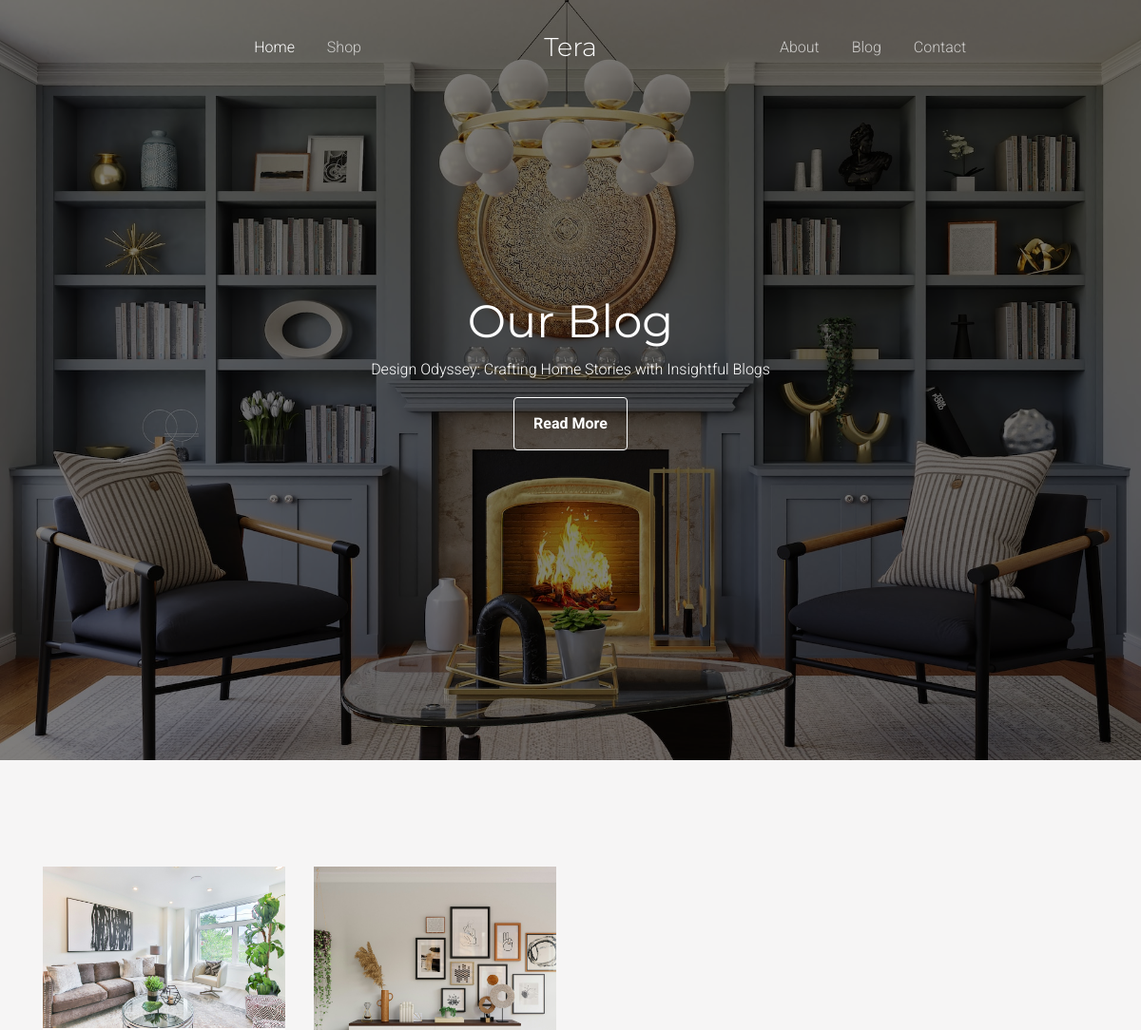
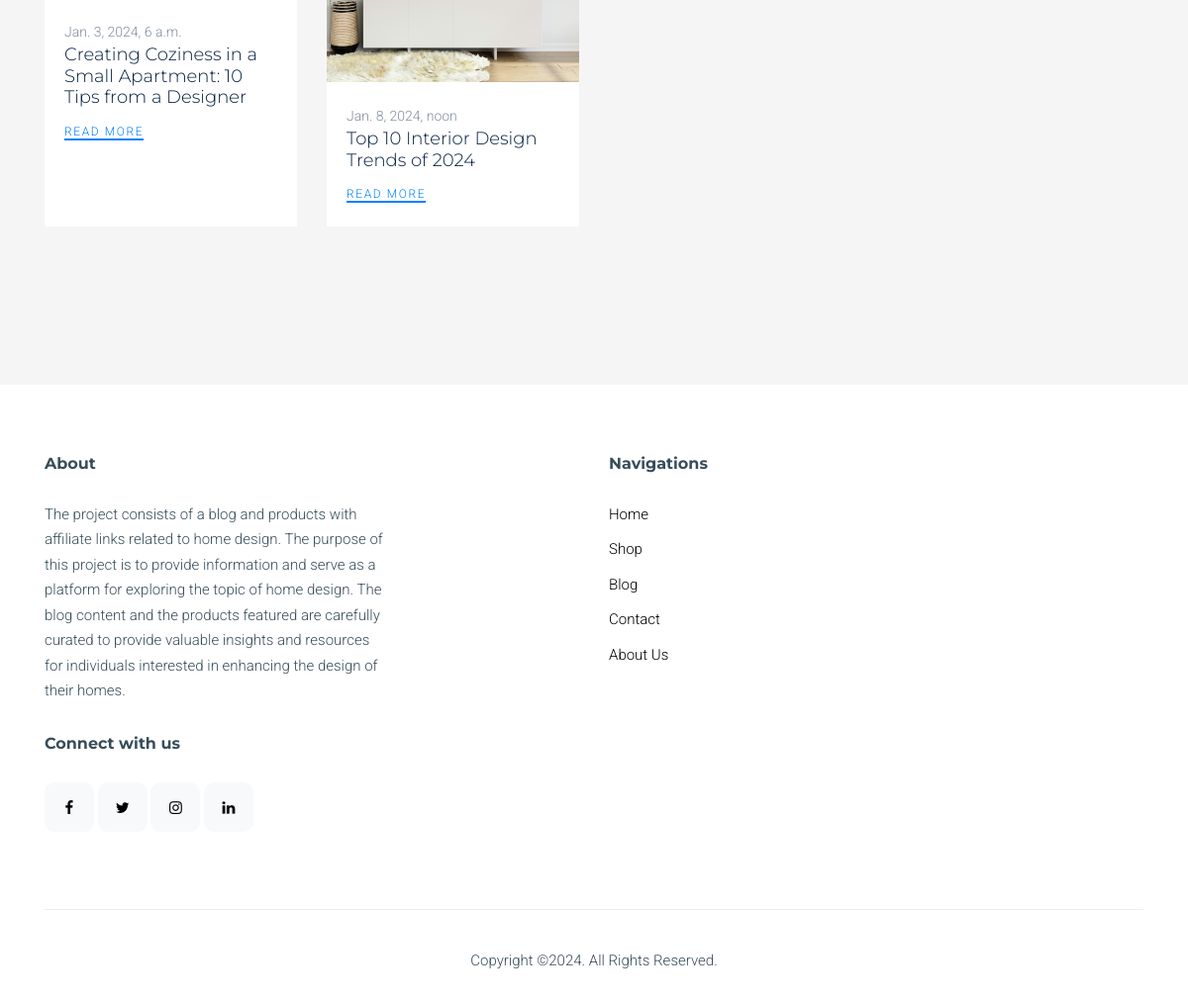
Screenshot of /blog/ with the database file from the repository (2 pictures, top to bottom).
### blogapp/models.py (models this page shows, shortened)
class Post(models.Model):
    title = models.CharField('Post Title', max_length=200)
    description = models.TextField('Post text')
    author = models.CharField('Author name', max_length=100)
    author_img = models.ImageField('Author image', upload_to='images/author')
    author_about = models.CharField('About author', max_length=500)
    date = models.DateTimeField('Publication date')
    img = models.ImageField('Image', upload_to='images/%Y')
    class Meta:
        verbose_name = 'Post'
        verbose_name_plural = 'Posts'

### blogapp/views.py (the view)
# urls.py: urlpatterns = [path('blog/', views.PostView.as_view(), name='blog'),
class PostView(View):
    def get(self, request):
        posts = Post.objects.all()
        return render(request, 'blog.html', {'post_list': posts})

### templates/blog.html (shortened to what this page needs)
{% extends 'base.html' %}
{% block title %}
{% load static %}
<div class="ftco-blocks-cover-1">
      <div class="ftco-cover-1 overlay" style="background-image: url('{% static 'images/blog.jpg' %}')">
        <div class="container">
          <div class="row align-items-center justify-content-center">
            <div class="col-lg-7 text-center">
              <h1  data-aos="fade-up" data-aos-delay="0">Our Blog</h1>
              <p  data-aos="fade-up" data-aos-delay="100">Design Odyssey: Crafting Home Stories with Insightful Blogs</p>
              <p data-aos="fade-up" data-aos-delay="200"><a href="#content" class="btn primary-outline-white--hover">Read More</a></p>
            </div>
          </div>
        </div>
      </div>
    </div>
{% endblock title %}
{% block content %}
    <div class="site-section bg-light">
      <div class="container">
        <div class="row align-items-stretch">
          {% for post in post_list %}
          <div class="col-lg-3 col-md-6 mb-5">
            <div class="post-entry-1 bg-white h-100">
              <a href="{{ post.id }}">
                <img src="{{ post.img.url }}" alt="Image"
                class="img-fluid">
              </a>
              <div class="post-entry-1-contents">
                <span class="meta">{{ post.date }}</span>
                <h2><a href="{{ post.id }}">{{ post.title }}</a></h2>
                <a href="{{ post.id }}" class="more">Read More</a>
              </div>
            </div>
          </div>
          {% endfor %}
        </div>
      </div>
    </div>
{% endblock content %}

### templates/css/style.css (style rules this page uses)
html { overflow-x: hidden; }
.btn { text-decoration: none !important; padding: 15px 20px !important; }
.primary-outline-white--hover { background: transparent; border-color: #fff; }
body { line-height: 1.7; color: #364d59 !important; font-weight: 300; font-size: 1rem; }
body:before { position: absolute; content: ""; left: 0; right: 0; bottom: 0; top: 0; background: rgba(0, 0, 0, 0.3); -webkit-transition: .3s all ease; -o-transition: .3s all ease; transition: .3s all ease; opacity: 0; visibility: hidden; z-index: 399; }
a { -webkit-transition: .3s all ease; -o-transition: .3s all ease; transition: .3s all ease; }
h1, h2, h3, h4, h5, .h1, .h2, .h3, .h4, .h5 { font-weight: 300; color: #364d59; font-family: "Montserrat", sans-serif; }
.site-section { padding: 2.5em 0; }
@media (min-width: 768px) { .site-section { padding: 5em 0; } }
.site-section { padding: 7rem 0; }
.ftco-cover-1 { background-size: cover; background-position: center center; background-repeat: no-repeat; }
.ftco-cover-1, .ftco-cover-1 .container > .row { height: 100vh; min-height: 600px; }
.ftco-cover-1 > .container { position: relative; }
.ftco-cover-1.overlay { position: relative; }
.ftco-cover-1.overlay:before { content: ""; position: absolute; top: 0; left: 0; right: 0; bottom: 0; opacity: .5; background: #000; }
.ftco-cover-1.overlay h1 { color: #fff; font-size: 3rem; font-weight: 400; }
.ftco-cover-1.overlay p { color: #fff; }
.ftco-cover-1.overlay p a { color: #fff; text-decoration: underline; font-weight: 700; }
.bg-light { background-color: #f6f5f5 !important; }
.more { text-transform: uppercase; font-size: .75rem; letter-spacing: .1rem; border-bottom: 2px solid #0180FF; }
.post-entry-1 .meta { color: rgba(2, 29, 61, 0.5); font-size: 14px; }
.post-entry-1 .post-entry-1-contents { background: #fff; padding: 20px; }
.post-entry-1 .post-entry-1-contents h2 { font-size: 18px; }
.post-entry-1 .post-entry-1-contents h2 a { color: #021D3D; }

### rows the page displays
Post: img (picture), date "Jan. 3, 2024, 6 a.m.", title "Creating Coziness in a Small Apartment: 10 Tips from a Designer"
Post: img (picture), date "Jan. 8, 2024, noon", title "Top 10 Interior Design Trends of 2024"
